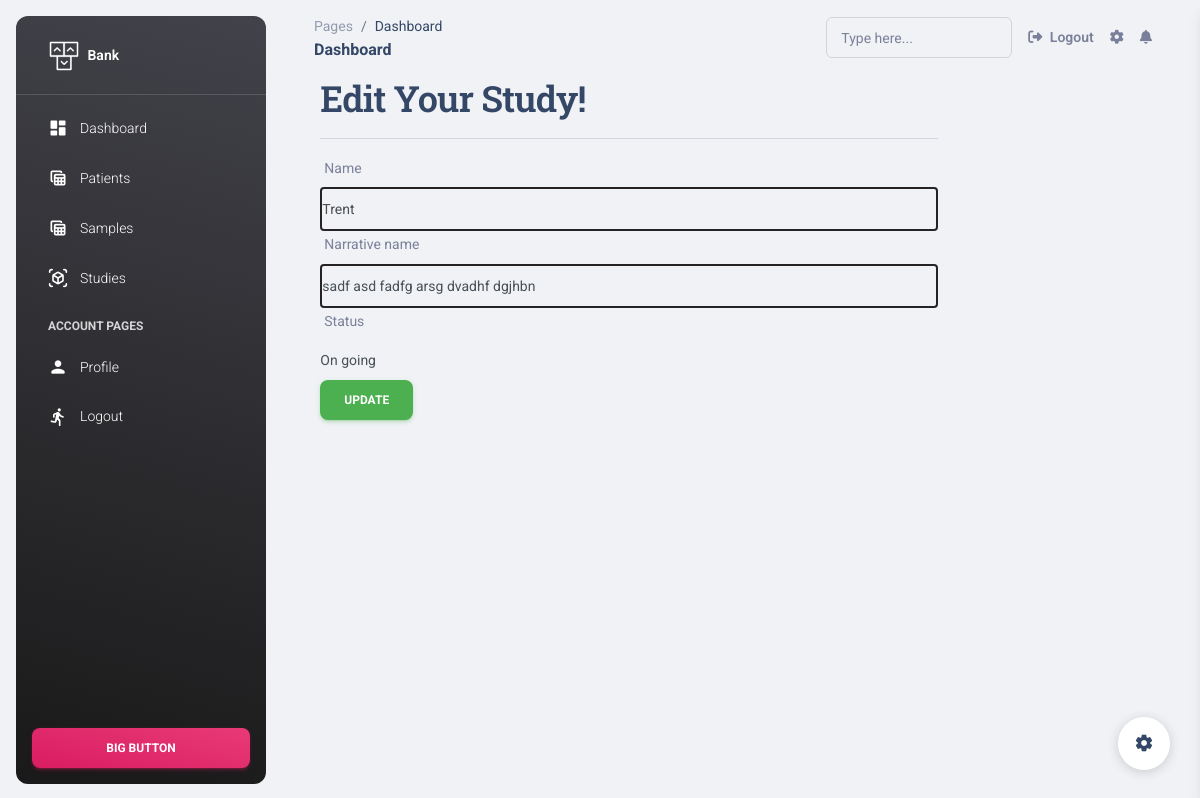
Page /2/edit_study/ (signed in) on the committed database.
### apps/home/models.py (models this page shows, shortened)
class Study(models.Model):
    statuses = [("On going","On going"),("Ended","Ended"),("n/a","n/a")]
    id = models.AutoField(primary_key=True)
    name = models.CharField(max_length=200)
    narrative_name= models.CharField(max_length=500, default="sadf asd fadfg arsg dvadhf dgjhbn")
    status = models.CharField(choices=statuses,max_length=200, default="On going")

### apps/home/views.py (the view, shortened to what this page needs)
# urls.py: re_path(r'^(?P<studyid>\d+)/edit_study/$',views.UpdateStudyView.as_view(), name='edit_study'),
class UpdateStudyView(LoginRequired, AuthorshipRequired, UpdateView):
    template_name = 'studies/edit_study.html'
    model = Study
    pk_url_kwarg = 'studyid'
    fields = ['name','narrative_name','status']

### apps/context_processors.py (called while the page is built)
def cfg_assets_root(request):
    return { 'ASSETS_ROOT' : settings.ASSETS_ROOT }

### apps/home/mixins.py (called while the page is built)
    @method_decorator(login_required)
    def dispatch(self, *args, **kwargs):
        return super(LoginRequired, self).dispatch(*args, **kwargs)

    def dispatch(self, request, *args, **kwargs):
        obj = self.get_object()
        return super(AuthorshipRequired, self).dispatch(request, *args, **kwargs)

### apps/templates/studies/edit_study.html (shortened to what this page needs)
{% extends 'layouts/base.html' %}
{% load widget_tweaks %}
{% block content %}
<div style="margin-left: 5%;" class="col-md-offset-2 col-md-8">
    <h2>Edit Your Study!</h2><hr>
    <form method="post">
        {% for field in form.visible_fields %}
            <div class="form-group">
                <label for="{{ field.id_for_label }}">{{ field.label }}</label>
                {{ field|add_class:'form-control' }}
            </div>
        {% endfor %}
        <div class="form-group">
            <button type="submit" class="btn btn-success">Update</button>
        </div>
    </form>
</div>
{% endblock %}

### apps/templates/studies/edit_study.html (style rules this page uses)
input[type=text] { border: 2px solid rgb(37, 35, 35); border-radius: 4px; }

### rows in the picture
Study: visible_fields "Trent" "sadf asd fadfg arsg dvadhf dgjhbn" "On going"

### other values in the picture
{{ field.label }} "Name" "Narrative name" "Status"
